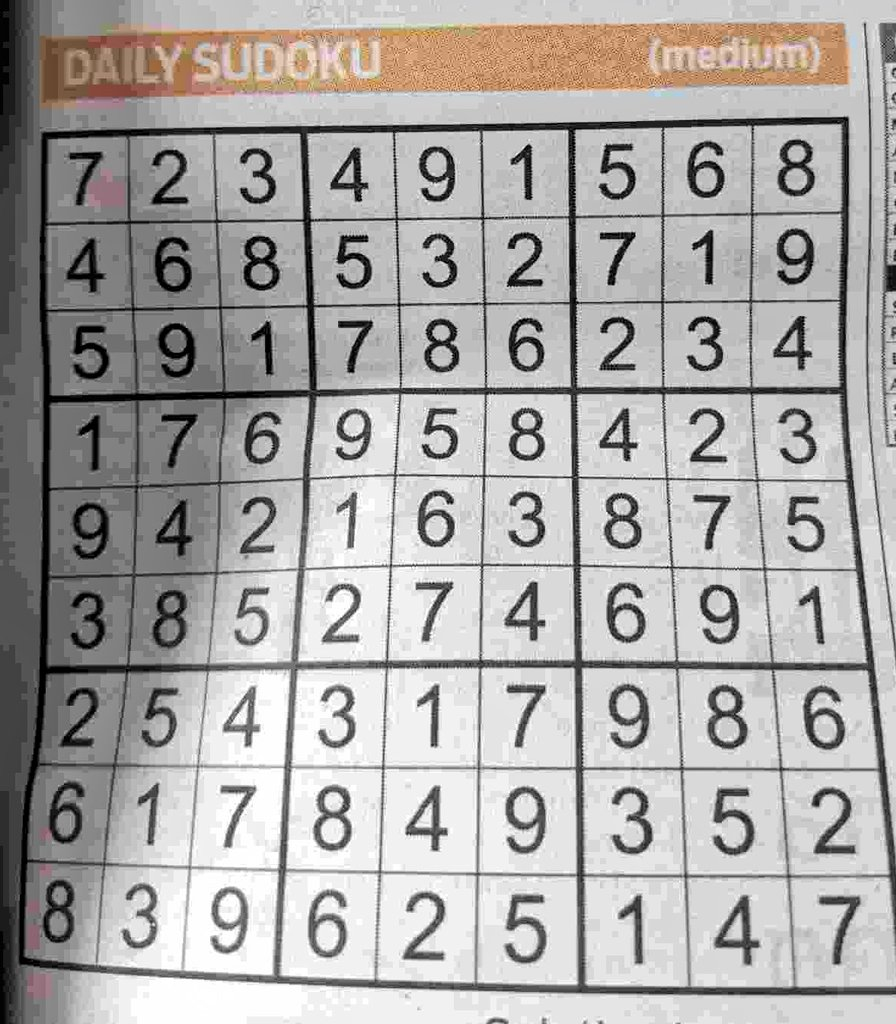
#> input picture OpenCV/images/sudoku.jpg, 896 x 1024 px
$ python 2-image-thresholding.py
#> lines starting #> are read from the running program, lines starting #| are printed output that depends on the picture; after the words box and inside, x2 and y2 are one past the last pixel; in counts of white or black regions, pixels touching at a corner belong together
import numpy as np
import cv2
import matplotlib.pyplot as plt

img = cv2.imread("../images/sudoku.jpg", 0)
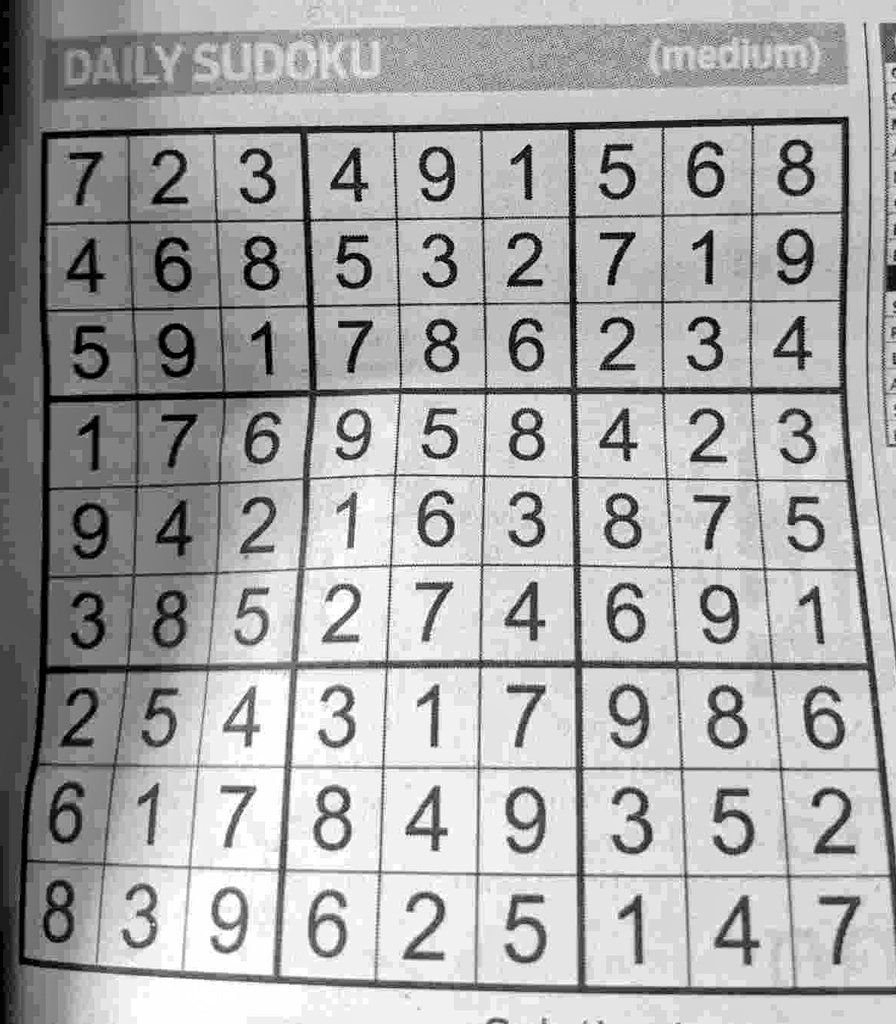
#> img: shape (1024, 896); min 0, max 255, mean 169.3
img = cv2.resize(img, (500, 500))
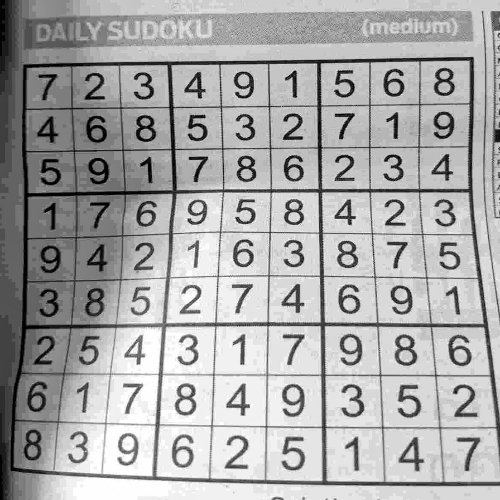
#> img: shape (500, 500); min 0, max 255, mean 169.2

ret, thresh1 = cv2.threshold(img, 127, 255, cv2.THRESH_BINARY)
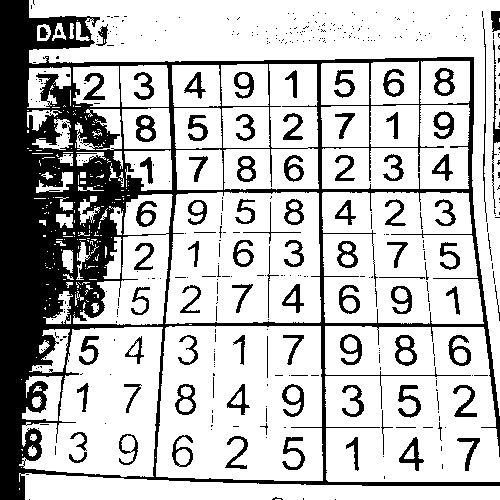
#> thresh1: shape (500, 500); 74.8% white; 414 black regions (323 under 20 px), largest, box (x1, y1, x2, y2) and area: (0, 0, 500, 500) 45660, (398, 385, 421, 418) 314, (136, 115, 156, 142) 310
ret, thresh2 = cv2.threshold(img, 0, 255, cv2.THRESH_BINARY + cv2.THRESH_OTSU)
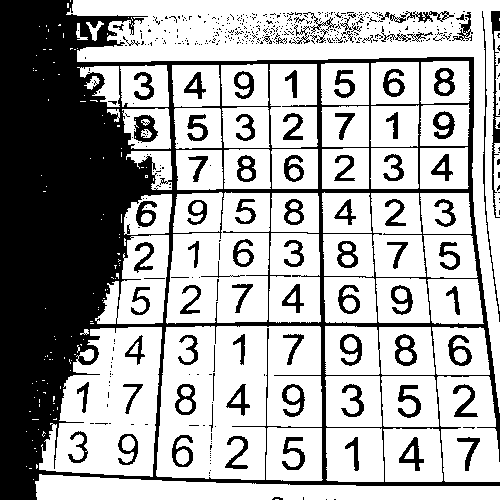
#> thresh2: shape (500, 500); 66.6% white; 501 black regions (408 under 20 px), largest, box (x1, y1, x2, y2) and area: (0, 0, 500, 500) 63623, (491, 11, 500, 218) 628, (482, 11, 500, 322) 431
#> ret = 150
blur = cv2.GaussianBlur(img, (5, 5), 0)
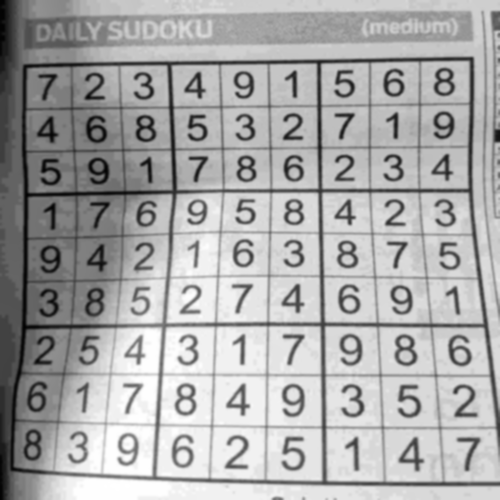
#> blur: shape (500, 500); min 2, max 255, mean 169.2
ret, thresh3 = cv2.threshold(blur, 0, 255, cv2.THRESH_BINARY + cv2.THRESH_OTSU)
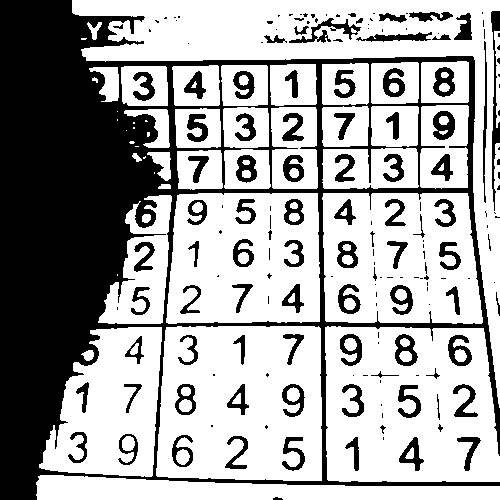
#> thresh3: shape (500, 500); 65% white; 180 black regions (91 under 20 px), largest, box (x1, y1, x2, y2) and area: (0, 0, 500, 500) 66508, (491, 11, 500, 211) 672, (289, 18, 361, 43) 506
#> ret = 154
cv2.imshow("THRESH_BINARY", thresh1)
cv2.imshow("THRESH_OTSU", thresh2)
cv2.imshow("THRESH_OTSUwBlur", thresh3)
cv2.waitKey(0)
cv2.destroyAllWindows()
# [32 lines of commented-out code are left out]
